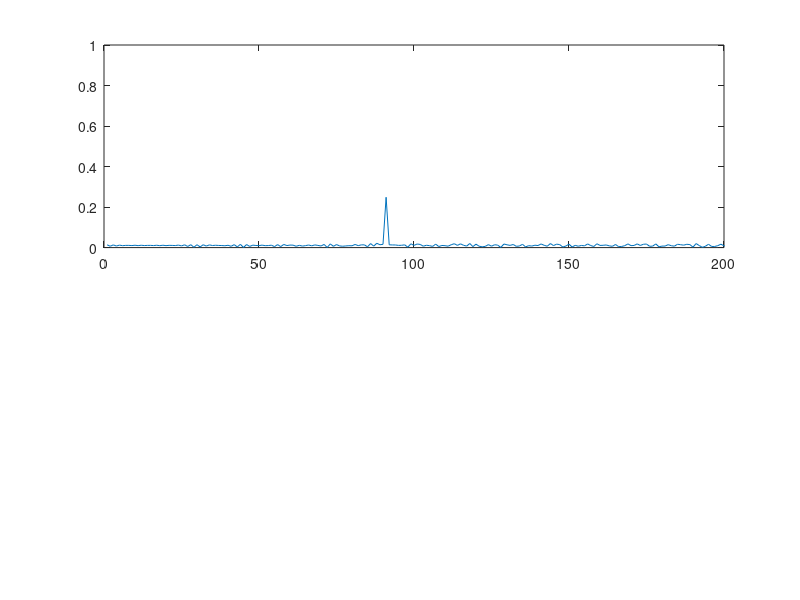
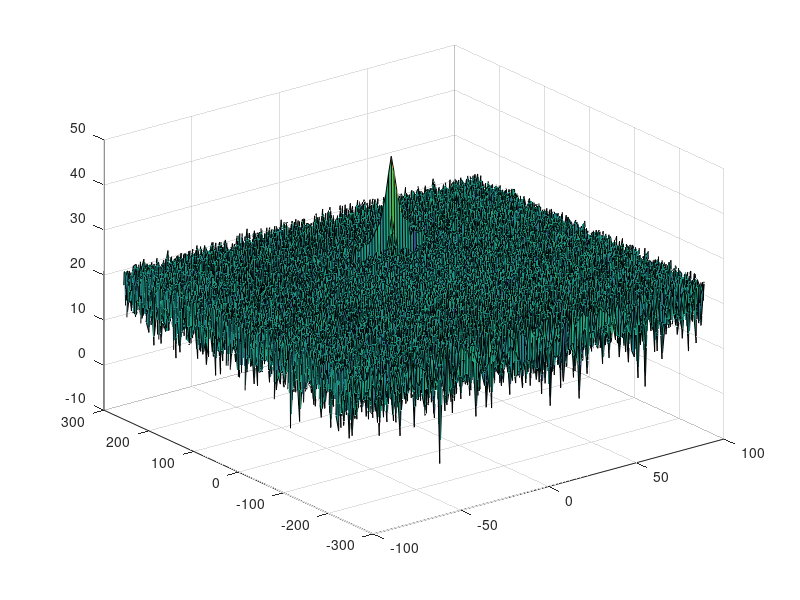

MATLAB code for these plots, in order: (Note: this script raises an error after producing the figures.)
clear all
clc;

%% Radar Specifications 
%%%%%%%%%%%%%%%%%%%%%%%%%%%
% Frequency of operation = 77GHz
% Max Range = 200m
range_max = 200;
% Range Resolution = 1 m
delta_r =1;
% Max Velocity = 100 m/s
max_v =100;
%%%%%%%%%%%%%%%%%%%%%%%%%%%

%speed of light = 3e8
c=3e8;
%% User Defined Range and Velocity of target
% *%TODO* :
% define the target's initial position and velocity. Note : Velocity
% remains contant
R=90;  %initial range of the target
v=10;   %velocity
 

%% FMCW Waveform Generation

% *%TODO* :
%Design the FMCW waveform by giving the specs of each of its parameters.
% Calculate the Bandwidth (B), Chirp Time (Tchirp) and Slope (slope) of the FMCW
% chirp using the requirements above.

%sweep time (or chirp time) for each chirp is defined as rule by 5.5 times of round trip
%time for Maximum Range
Tchirp = 5.5 * (2 * range_max/c);

%Bandwidth for the each chirp for given resolution
Bsweep = c/(2 * delta_r);

%The slope of the chirp
slope = Bsweep/Tchirp;

%Operating carrier frequency of Radar 
fc= 77e9;             %carrier freq
                                                          
%The number of chirps in one sequence. Its ideal to have 2^ value for the ease of running the FFT
%for Doppler Estimation. 
Nd=128;                   % #of doppler cells OR #of sent periods % number of chirps

%The number of samples on each chirp. 
Nr=1024;                  %for length of time OR # of range cells

% Timestamp for running the displacement scenario for every sample on each
% chirp
t=linspace(0,Nd*Tchirp,Nr*Nd); %total time for samples


%Creating the vectors for Tx, Rx and Mix based on the total samples input.
Tx=zeros(1,length(t)); %transmitted signal
Rx=zeros(1,length(t)); %received signal
Mix = zeros(1,length(t)); %beat signal

%Similar vectors for range_covered and time delay (tau).
r_t=zeros(1,length(t));
td=zeros(1,length(t));



%% Signal generation and Moving Target simulation
% Running the radar scenario over the time. 

for i=1:length(t)         
    
    
    % *%TODO* :
    %For each time stamp update the Range of the Target for constant velocity. 
    r_t(i) = R + (v*t(i));
    td(i) = 2*r_t(i)/c;
    
    % *%TODO* :
    %For each time sample we need update the transmitted and
    %received signal. 
    
    Tx(i) = cos(2*pi*(fc*t(i) + slope*t(i)^2/2));
    Rx(i) = cos(2*pi*(fc * (t(i) -td(i)) + slope * (t(i) - td(i))^2 /2));
    
    % *%TODO* :
    %Now by mixing the Transmit and Receive generate the beat signal
    %This is done by element wise matrix multiplication of Transmit and
    %Receiver Signal
%     Mix(i) = cos(2*pi*(2*slope*R/c*t(i) + 2*fc*v/c*t(i)));
    Mix(i) = (Tx(i).*Rx(i));
    
end

%% RANGE MEASUREMENT


 % *%TODO* :
%reshape the vector into Nr*Nd array. Nr and Nd here would also define the size of
%Range and Doppler FFT respectively.

Mix = reshape(Mix, [Nr,Nd]);

 % *%TODO* :
%run the FFT on the beat signal along the range bins dimension (Nr) and
%normalize.
Y = fft(Mix,Nr);
Y = Y / Nr;

 % *%TODO* :
% Take the absolute value of FFT output
P2 = abs(Y);

 % *%TODO* :
% Output of FFT is double sided signal, but we are interested in only one side of the spectrum.
% Hence we throw out half of the samples.
P1 = P2(1:(Nr/2));


%plotting the range
figure ('Name','Range from First FFT')
subplot(2,1,1)

 % *%TODO* :
 % plot FFT output 
 plot(P1); 

 
axis ([0 200 0 1]);



%% RANGE DOPPLER RESPONSE
% The 2D FFT implementation is already provided here. This will run a 2DFFT
% on the mixed signal (beat signal) output and generate a range doppler
% map.You will implement CFAR on the generated RDM


% Range Doppler Map Generation.

% The output of the 2D FFT is an image that has reponse in the range and
% doppler FFT bins. So, it is important to convert the axis from bin sizes
% to range and doppler based on their Max values.

Mix=reshape(Mix,[Nr,Nd]);

% 2D FFT using the FFT size for both dimensions.
sig_fft2 = fft2(Mix,Nr,Nd);

% Taking just one side of signal from Range dimension.
sig_fft2 = sig_fft2(1:Nr/2,1:Nd);
sig_fft2 = fftshift (sig_fft2);
RDM = abs(sig_fft2);
RDM = 10*log10(RDM) ;

%use the surf function to plot the output of 2DFFT and to show axis in both
%dimensions
doppler_axis = linspace(-100,100,Nd);
range_axis = linspace(-200,200,Nr/2)*((Nr/2)/400);
figure,surf(doppler_axis,range_axis,RDM);

%% CFAR implementation

%Slide Window through the complete Range Doppler Map

% *%TODO* :
%Select the number of Training Cells in both the dimensions.
Tr=2;
Td=3;

% *%TODO* :
%Select the number of Guard Cells in both dimensions around the Cell under 
%test (CUT) for accurate estimation
Gr=2;
Gd=3;

% *%TODO* :
% offset the threshold by SNR value in dB
offset=15;

% *%TODO* :
%Create a vector to store noise_level for each iteration on training cells
CFAR = zeros(Nr/2,Nd);

% training cell data
Cr_size=2*Gr+2*Tr+1;
Cd_size=2*Gd+2*Td+1;

% number of training cells
T=Cr_size*Cd_size-(2*Gr+1)*(2*Gd+1);


% mask for the guard cells and CUT
TCZeros=zeros(2*Gr+1,2*Gd+1);

% disp(TCZeros);

% mask for the training cell window
% TCMask=ones(Cr_size,Cd_size);

% TCMask(Tr+1:Tr+2*Gr+1, Td+1:Td+2*Gd+1)=TCZeros;
% disp(TCMask);
% disp(sum(TCMask));
% disp(sum(TCMask,'all'));
% disp(sum(TCMask(:) == 1));


% *%TODO* :
%design a loop such that it slides the CUT across range doppler map by
%giving margins at the edges for Training and Guard Cells.


% Use RDM[x,y] as the matrix from the output of 2D FFT for implementing
% CFAR
CFAR=RDM;
        
for i = 1+(Gr+Tr):(Nr/2-(Gr+Tr))
    for j = 1+(Gd+Td):(Nd-(Gd+Td))
        
        %For every iteration sum the signal level within all the training
        %cells. To sum convert the value from logarithmic to linear using db2pow
        %function. Average the summed values for all of the training
        %cells used. After averaging convert it back to logarithimic using pow2db
        CWin=CFAR(i-(Gr+Tr):i+(Gr+Tr), j-(Gd+Td):j+(Gd+Td));       
        CWin(Tr+1:Tr+2*Gr+1, Td+1:Td+2*Gd+1)=TCZeros;
               
        noise_level=pow2db(sum(db2pow(CWin),'all')/T);

        %Further add the offset to it to determine the threshold. 
        threshold = noise_level + offset;

        %Next, compare the
        %signal under CUT with this threshold. If the CUT level > threshold assign
        %it a value of 1, else equate it to 0.
        CUT=CFAR(i,j);
        if (CUT>threshold)
            CFAR(i,j) = 1;
        else
            CFAR(i,j) = 0;
        end
    end
end



% *%TODO* :
% The process above will generate a thresholded block, which is smaller 
%than the Range Doppler Map as the CUT cannot be located at the edges of
%matrix. Hence,few cells will not be thresholded. To keep the map size same
% set those values to 0. 
for i = 1: Nr/2
    for j = 1: Nd
        if i <= Gr+Tr || i >= Nr/2 - (Gr+Tr) || j <= Gd+Td || j >= Nd-(Gd+Td)
            CFAR(i,j) = 0;
        end
    end
end


% *%TODO* :
%display the CFAR output using the Surf function like we did for Range
%Doppler Response output.
figure,surf(doppler_axis,range_axis,CFAR);
colorbar;


 
 